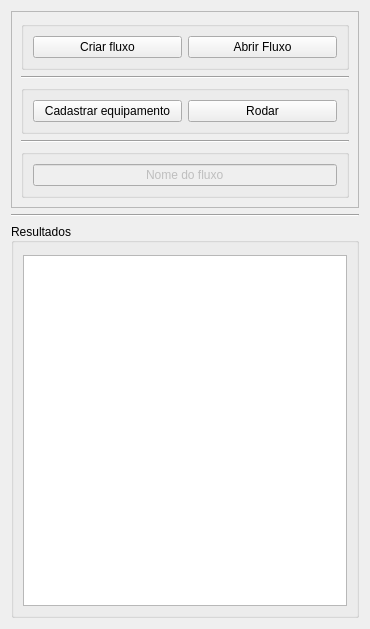
              <widget class="QWidget" name="scrollAreaWidgetContents_5">
               <property name="geometry">
                <rect>
                 <x>0</x>
                 <y>0</y>
                 <width>370</width>
                 <height>629</height>
                </rect>
               </property>
               <layout class="QGridLayout" name="gridLayout_4">
                <item row="2" column="0">
                 <widget class="QGroupBox" name="groupBox_11">
                  <property name="sizePolicy">
                   <sizepolicy hsizetype="Expanding" vsizetype="Expanding">
                    <horstretch>0</horstretch>
                    <verstretch>0</verstretch>
                   </sizepolicy>
                  </property>
                  <property name="title">
                   <string>Resultados</string>
                  </property>
                  <property name="alignment">
                   <set>Qt::AlignLeading|Qt::AlignLeft|Qt::AlignVCenter</set>
                  </property>
                  <layout class="QVBoxLayout" name="verticalLayout_13">
                   <property name="topMargin">
                    <number>12</number>
                   </property>
                   <item>
                    <widget class="QTextEdit" name="fp_res_textEdit">
                     <property name="sizePolicy">
                      <sizepolicy hsizetype="Preferred" vsizetype="Expanding">
                       <horstretch>0</horstretch>
                       <verstretch>0</verstretch>
                      </sizepolicy>
                     </property>
                    </widget>
                   </item>
                  </layout>
                 </widget>
                </item>
                <item row="0" column="0">
                 <widget class="QFrame" name="frame_7">
                  <property name="sizePolicy">
                   <sizepolicy hsizetype="Preferred" vsizetype="Preferred">
                    <horstretch>10</horstretch>
                    <verstretch>0</verstretch>
                   </sizepolicy>
                  </property>
                  <property name="frameShape">
                   <enum>QFrame::StyledPanel</enum>
                  </property>
                  <property name="frameShadow">
                   <enum>QFrame::Raised</enum>
                  </property>
                  <layout class="QVBoxLayout" name="verticalLayout_14">
                   <item>
                    <widget class="QGroupBox" name="groupBox_8">
                     <property name="title">
                      <string/>
                     </property>
                     <layout class="QHBoxLayout" name="horizontalLayout_16">
                      <item>
                       <widget class="QPushButton" name="fp_criar_flu_PB">
                        <property name="sizePolicy">
                         <sizepolicy hsizetype="Minimum" vsizetype="Minimum">
                          <horstretch>0</horstretch>
                          <verstretch>0</verstretch>
                         </sizepolicy>
                        </property>
                        <property name="text">
                         <string>Criar fluxo</string>
                        </property>
                       </widget>
                      </item>
                      <item>
                       <widget class="QPushButton" name="fp_abrir_flu_PB">
                        <property name="sizePolicy">
                         <sizepolicy hsizetype="Minimum" vsizetype="Minimum">
                          <horstretch>0</horstretch>
                          <verstretch>0</verstretch>
                         </sizepolicy>
                        </property>
                        <property name="minimumSize">
                         <size>
                          <width>60</width>
                          <height>20</height>
                         </size>
                        </property>
                        <property name="text">
                         <string>Abrir Fluxo</string>
                        </property>
                       </widget>
                      </item>
                     </layout>
                    </widget>
                   </item>
                   <item>
                    <widget class="Line" name="line_5">
                     <property name="orientation">
                      <enum>Qt::Horizontal</enum>
                     </property>
                    </widget>
                   </item>
                   <item>
                    <widget class="QGroupBox" name="groupBox_9">
                     <property name="title">
                      <string/>
                     </property>
                     <layout class="QHBoxLayout" name="horizontalLayout_3">
                      <item>
                       <widget class="QPushButton" name="fp_cad_eq_PB">
                        <property name="sizePolicy">
                         <sizepolicy hsizetype="Minimum" vsizetype="Minimum">
                          <horstretch>0</horstretch>
                          <verstretch>0</verstretch>
                         </sizepolicy>
                        </property>
                        <property name="text">
                         <string>Cadastrar equipamento</string>
                        </property>
                       </widget>
                      </item>
                      <item>
                       <widget class="QPushButton" name="fp_rodar_PB">
                        <property name="sizePolicy">
                         <sizepolicy hsizetype="Minimum" vsizetype="Minimum">
                          <horstretch>0</horstretch>
                          <verstretch>0</verstretch>
                         </sizepolicy>
                        </property>
                        <property name="minimumSize">
                         <size>
                          <width>55</width>
                          <height>20</height>
                         </size>
                        </property>
                        <property name="layoutDirection">
                         <enum>Qt::LeftToRight</enum>
                        </property>
                        <property name="text">
                         <string>Rodar</string>
                        </property>
                        <property name="autoRepeatInterval">
                         <number>0</number>
                        </property>
                       </widget>
                      </item>
                     </layout>
                    </widget>
                   </item>
                   <item>
                    <widget class="Line" name="line_6">
                     <property name="orientation">
                      <enum>Qt::Horizontal</enum>
                     </property>
                    </widget>
                   </item>
                   <item>
                    <widget class="QGroupBox" name="groupBox_10">
                     <property name="title">
                      <string/>
                     </property>
                     <layout class="QHBoxLayout" name="horizontalLayout_4">
                      <item>
                       <widget class="QLineEdit" name="fp_nome_lineEdit">
                        <property name="enabled">
                         <bool>false</bool>
                        </property>
                        <property name="layoutDirection">
                         <enum>Qt::LeftToRight</enum>
                        </property>
                        <property name="text">
                         <string>Nome do fluxo</string>
                        </property>
                        <property name="alignment">
                         <set>Qt::AlignCenter</set>
                        </property>
                       </widget>
                      </item>
                     </layout>
                    </widget>
                   </item>
                  </layout>
                 </widget>
                </item>
                <item row="1" column="0">
                 <widget class="Line" name="line_7">
                  <property name="orientation">
                   <enum>Qt::Horizontal</enum>
                  </property>
                 </widget>
                </item>
               </layout>
              </widget>
